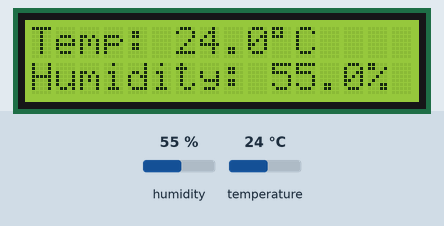
Simulated run of this sketch. Board: Arduino Uno, built with avr-gcc and run on an emulated ATmega328P. Shown: 16×2 character LCD. Inputs (shaded band) come from the test bench; at power-on: humidity 55 %, temperature 24 °C. What the sketch prints to the serial monitor is not drawn.

Above: at 3.2 s.
3.3 s: humidity set to 22 %
At 7.0 s:
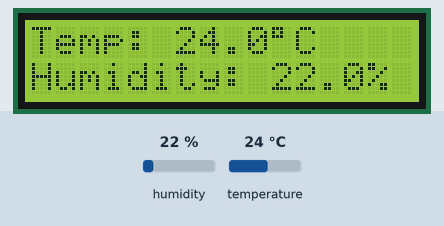
8.1 s: temperature set to 12 °C
At 11.2 s:
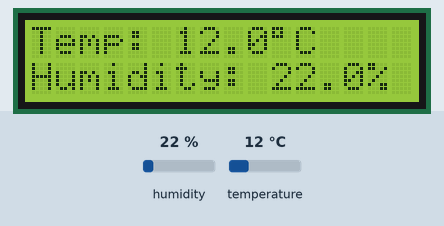
12.9 s: humidity set to 40 %
At 15.5 s:
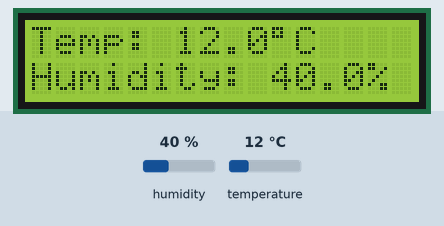
17.7 s: temperature set to 19 °C
At 18.5 s:
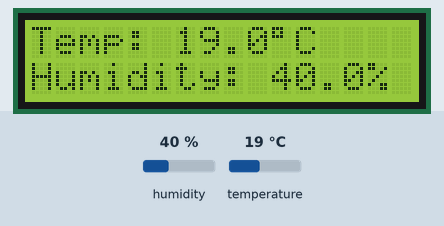
Timing chart, 0 to 20.7 s (numbered marks = the images above; inputs shaded):
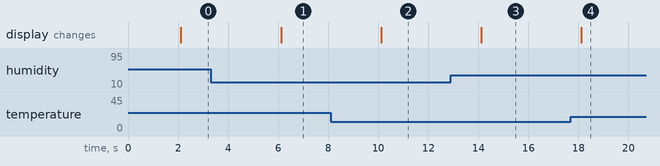

The sketch:

hello_termostato.ino
```cpp
#include <Wire.h>
#include <LiquidCrystal_I2C.h>
#include <DHT.h>

// The common LCD1602 I2C backpack address is 0x27.
LiquidCrystal_I2C lcd(0x27, 16, 2);

#define DHTPIN 3
#define DHTTYPE DHT11
DHT dht(DHTPIN, DHTTYPE);

unsigned long lastReadMillis = 0;
const unsigned long readInterval = 2000; // DHT11 needs >=1s between reads

void setup() {
	Serial.begin(9600);
	lcd.init();
	lcd.backlight();
	lcd.setCursor(0, 0);
	lcd.print("Temp:");
	lcd.setCursor(0, 1);
	lcd.print("Humidity:");
	dht.begin();
	delay(2000); // DHT11 needs time to stabilize after power-up
}

void loop() {
	if (millis() - lastReadMillis >= readInterval) {
		lastReadMillis = millis();

		float temperature = dht.readTemperature();
		float humidity = dht.readHumidity();

		if (isnan(temperature) || isnan(humidity)) {
			Serial.println("DHT11 read failed - check wiring/power (5V recommended)");
			lcd.setCursor(6, 0);
			lcd.print("Err  ");
			lcd.setCursor(10, 1);
			lcd.print("Err  ");
			return;
		}

		Serial.print("Temp: ");
		Serial.print(temperature);
		Serial.print(" C, Humidity: ");
		Serial.print(humidity);
		Serial.println(" %");

		lcd.setCursor(6, 0);
		lcd.print(temperature, 1);
		lcd.print((char)223);
		lcd.print("C ");

		lcd.setCursor(10, 1);
		lcd.print(humidity, 1);
		lcd.print("% ");
	}
}
```

Measured:
- after the input at 3.3 s, the display: changes after 2.8 s (image 1)
- after the input at 8.1 s, the display: changes after 2.0 s (image 2)
- after the input at 12.9 s, the display: changes after 1.2 s (image 3)
- after the input at 17.7 s, the display: changes after 0.42 s (image 4)
